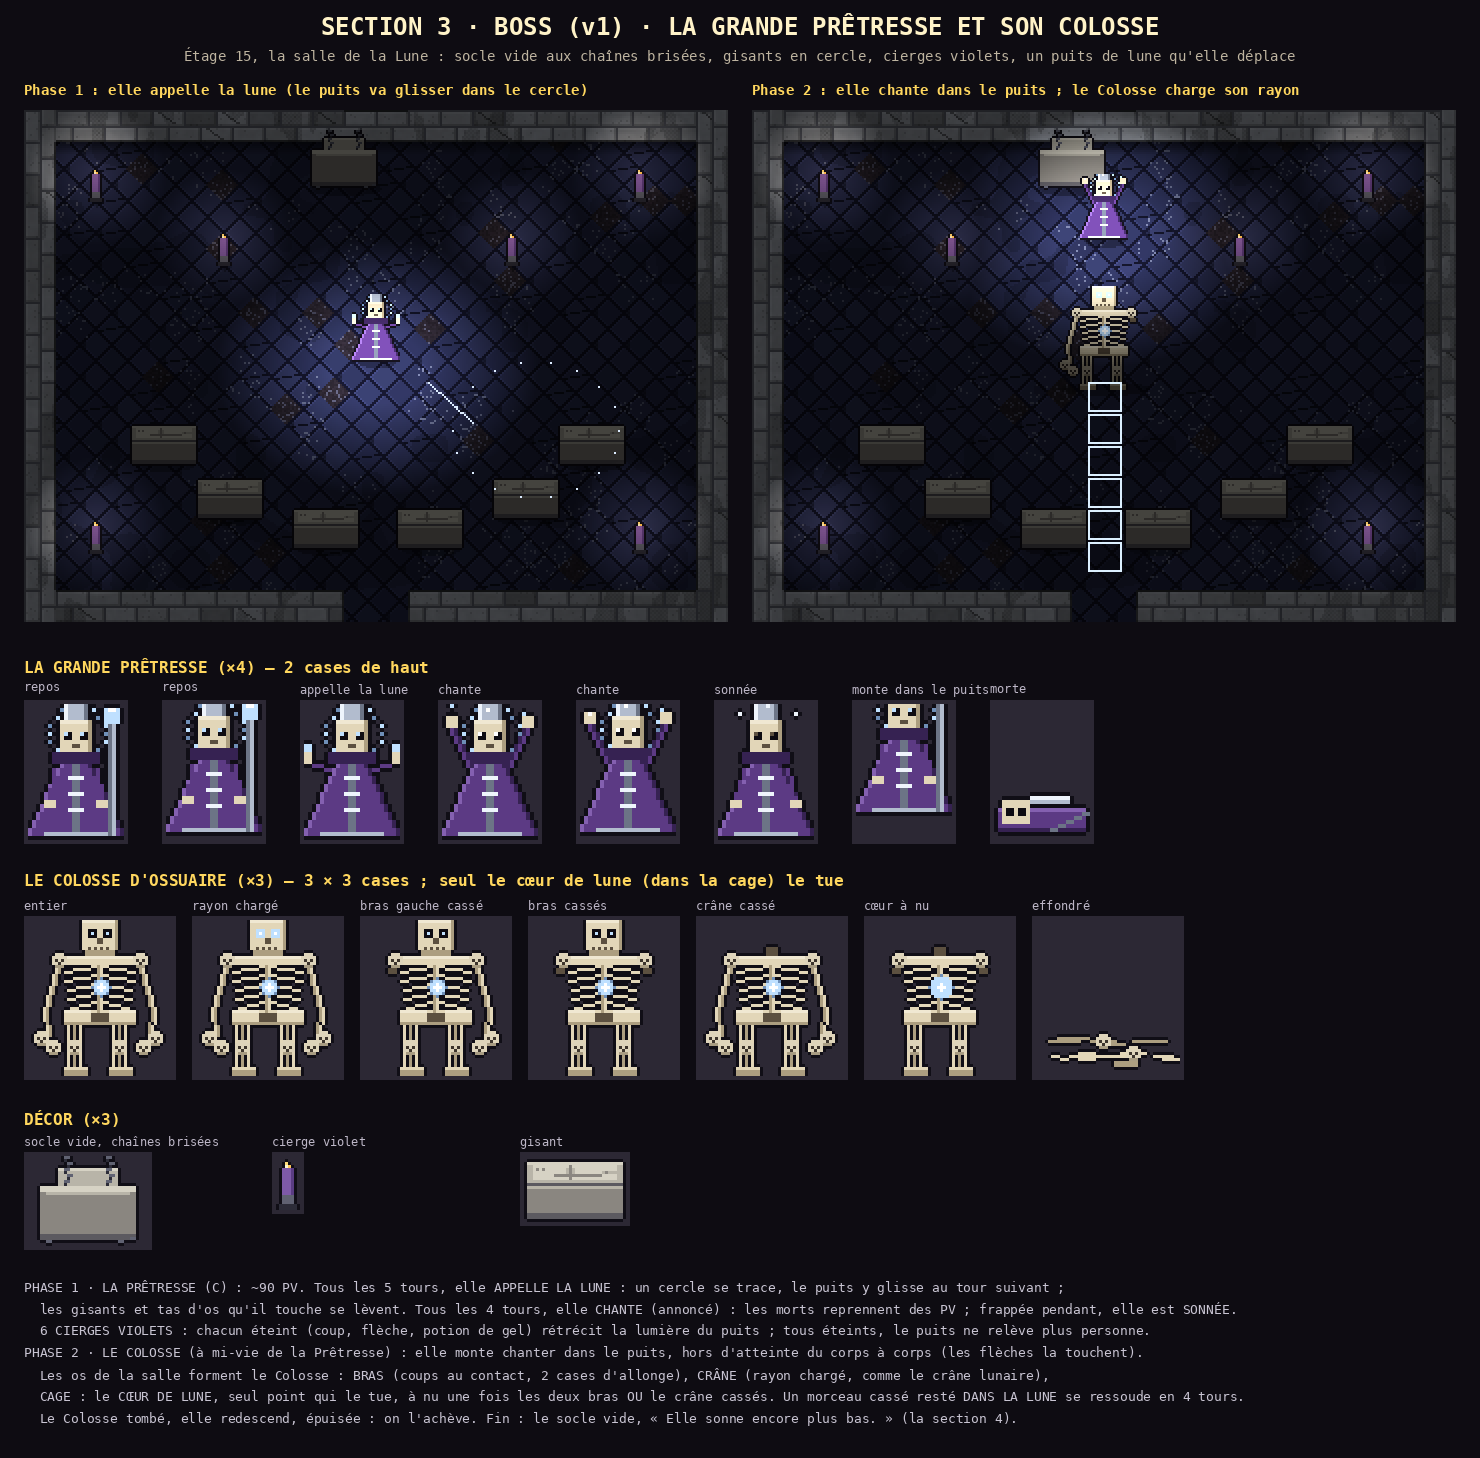

The Python source for this figure:
"""Section 3, l'Ossuaire : BOSS, LA GRANDE PRÊTRESSE ET SON COLOSSE (Thomas, 2026-11-19, 13 h 20-13 h 29 : piste C,
« Ok »). Planche à valider, rien n'est en jeu.

Phase 1 : la Grande Prêtresse (2 cases de haut) déplace le puits de lune (annoncé), chante pour les morts, se fait sonner
si on la frappe pendant le chant ; cierges à éteindre. Phase 2 (à mi-vie) : elle monte chanter dans la lumière, les os de
la salle forment le COLOSSE (3 × 3) : deux bras, un crâne qui tire un rayon, la cage de côtes avec le cœur de lune (le seul
point qui le tue) ; un morceau cassé resté dans la lune se ressoude.

  python3 art/ossuaire_boss_v1.py   → art/ossuaire_boss_v1.png
"""
import importlib.util
import math
import os
import sys

import numpy as np
from PIL import Image, ImageDraw

HERE = os.path.dirname(os.path.abspath(__file__))
sys.path.insert(0, HERE)
from pix import font, grid, up  # noqa: E402


def load(name):
    spec = importlib.util.spec_from_file_location(name, os.path.join(HERE, name + ".py"))
    m = importlib.util.module_from_spec(spec)
    spec.loader.exec_module(m)
    return m


ob1 = load("ossuaire_objets_v1")
ob2 = load("ossuaire_objets_v2")
Sprite, C = ob1.Sprite, ob1.C
line, skull_face = ob2.line, ob2.skull_face
T = 16

ROBE, ROBE_D, ROBE_L = (92, 58, 132), (54, 34, 82), (132, 96, 176)
SILV, SILV_D, SILV_L = (178, 188, 206), (108, 116, 134), (238, 244, 252)
BONE, BONE_D, BONE_S = (226, 214, 184), (172, 158, 128), (92, 80, 64)
MOON, MOON_L, MOON_D = (191, 224, 255), (255, 255, 255), (111, 143, 184)
DARK = (14, 12, 18)


# ---------------------------------------------------------------- la Grande Prêtresse (24 × 34)
def priestess(state="idle", f=0):
    """state : idle, chant, call (elle appelle la lune), dazed, rise (monte dans le puits), dead."""
    s = Sprite(24, 34)
    if state == "dead":
        s.r(1, 26, 22, 6, ROBE).r(1, 26, 22, 1, ROBE_L).r(1, 31, 22, 1, ROBE_D)
        s.r(2, 24, 7, 6, BONE).r(3, 26, 2, 2, DARK).r(6, 26, 2, 2, DARK)  # masque tombé
        s.r(9, 23, 10, 2, SILV).r(9, 23, 10, 1, SILV_L)  # haute coiffe couchée
        line(s, 14, 31, 23, 27, SILV_D)
        return s.done()
    bob = (0, -1)[f % 2] if state in ("idle", "chant") else 0
    lift = -6 if state == "rise" else 0
    oy = bob + lift
    # robe longue en cloche, bordée d'argent, qui traîne au sol
    for y in range(14, 33):
        w = 4 + (y - 14) * 0.45
        x0, x1 = round(12 - w), round(12 + w)
        s.r(x0, y + oy, x1 - x0, 1, ROBE)
        s.p(x0, y + oy, ROBE_L).p(x1 - 1, y + oy, ROBE_D)
    s.r(4, 32 + oy, 16, 1, SILV)
    s.r(11, 15 + oy, 2, 17, SILV_D)  # étole d'argent
    for y in (18, 22, 26):
        s.r(10, y + oy, 4, 1, SILV_L)
    # haute coiffe pointue (mitre de craie), sans lune dessinée : un anneau pâle derrière la tête
    if state != "dazed":
        for k, a in enumerate(range(0, 360, 20)):
            x = 12 + 7 * math.cos(math.radians(a))
            y = 7 + 7 * math.sin(math.radians(a))
            s.p(round(x), round(y + oy), MOON if k % 2 else MOON_D)
    s.r(9, 0 + oy, 6, 4, SILV).r(10, -1 + oy, 4, 1, SILV_L).r(9, 0 + oy, 1, 4, SILV_L).r(14, 0 + oy, 1, 4, SILV_D)
    # visage : masque d'os, orbites qui luisent
    s.r(8, 4 + oy, 8, 9, BONE).r(8, 4 + oy, 8, 1, (240, 232, 210)).r(15, 4 + oy, 1, 9, BONE_D)
    eye = MOON_L if state == "chant" else MOON if state != "dazed" else BONE_S
    s.r(9, 7 + oy, 2, 2, DARK).r(13, 7 + oy, 2, 2, DARK)
    s.p(9, 7 + oy, eye).p(13, 7 + oy, eye)
    s.r(11, 10 + oy, 2, 1, BONE_S).r(10, 12 + oy, 4, 1, BONE_S)
    s.r(6, 12 + oy, 12, 3, ROBE_D)  # col
    # bras et mains d'os
    if state == "chant":
        line(s, 6, 15 + oy, 2, 6 + oy, ROBE), line(s, 7, 15 + oy, 3, 6 + oy, ROBE_D)
        line(s, 17, 15 + oy, 21, 6 + oy, ROBE), line(s, 16, 15 + oy, 20, 6 + oy, ROBE_D)
        s.r(1, 3 + oy, 3, 3, BONE).r(20, 3 + oy, 3, 3, BONE)
        for k in range(3):
            s.p(2 + (k + f) % 3 * 9, 0 + k, MOON_L if (k + f) % 2 else MOON)
    elif state == "call":
        line(s, 6, 16 + oy, 0, 14 + oy, ROBE), line(s, 17, 16 + oy, 23, 14 + oy, ROBE)
        s.r(0, 12 + oy, 2, 3, BONE).r(22, 12 + oy, 2, 3, BONE)
        s.r(0, 10 + oy, 2, 2, MOON).r(22, 10 + oy, 2, 2, MOON)
    elif state == "dazed":
        line(s, 6, 16, 4, 24, ROBE), line(s, 17, 16, 19, 24, ROBE)
        s.r(3, 24, 3, 2, BONE).r(18, 24, 3, 2, BONE)
        for x, y in ((5, 1), (12, -1), (19, 1)):
            s.p(x, max(0, y + 1), SILV_L)
    else:
        line(s, 6, 16 + oy, 5, 24 + oy, ROBE), line(s, 17, 16 + oy, 18, 24 + oy, ROBE)
        s.r(4, 24 + oy, 3, 2, BONE).r(17, 24 + oy, 3, 2, BONE)
        # bâton d'argent à orbe pâle
        line(s, 20, 4 + oy, 20, 32 + oy, SILV_D), line(s, 21, 4 + oy, 21, 32 + oy, SILV)
        s.r(19, 1 + oy, 4, 4, MOON).r(20, 1 + oy, 2, 1, MOON_L)
    return s.done()


# ---------------------------------------------------------------- le Colosse d'ossuaire (48 × 52)
def colossus(arm_l=True, arm_r=True, head=True, heart_open=False, charge=False, fallen=False):
    s = Sprite(48, 52)
    if fallen:
        for k in range(26):
            x = 4 + (k * 7) % 40
            y = 40 + (k * 5) % 10
            line(s, x, y, x + 5, y + (k % 3) - 1, BONE if k % 2 else BONE_D)
        skull_face(s, 20, 38)
        skull_face(s, 30, 42)
        s.r(14, 44, 6, 3, BONE).r(26, 47, 8, 2, BONE_D)
        return s.done()
    # jambes : colonnes de fémurs serrés
    for x0 in (13, 28):
        for k in range(3):
            line(s, x0 + k * 2, 34, x0 + k * 2, 49, BONE if k != 1 else BONE_D)
        s.r(x0 - 1, 49, 8, 3, BONE_D).r(x0 - 1, 49, 8, 1, BONE)
        skull_face(s, x0, 40)  # genou de crâne
    # bassin
    s.r(12, 30, 24, 5, BONE).r(12, 30, 24, 1, (240, 232, 210)).r(12, 34, 24, 1, BONE_D)
    s.r(21, 31, 6, 3, BONE_S)
    # cage de côtes et cœur de lune
    for k in range(6):
        y = 15 + k * 3
        line(s, 23, y, 12 + k // 2, y + 2, BONE)
        line(s, 24, y, 35 - k // 2, y + 2, BONE)
    line(s, 23, 13, 23, 30, BONE_D), line(s, 24, 13, 24, 30, BONE)
    cr = 4 if heart_open else 3
    for y in range(-cr, cr + 1):
        for x in range(-cr, cr + 1):
            if x * x + y * y <= cr * cr:
                s.p(24 + x, 22 + y, MOON_L if x * x + y * y < 2 else MOON if x * x + y * y < cr * cr - 2 else MOON_D)
    # épaules : deux crânes
    skull_face(s, 8, 11)
    skull_face(s, 35, 11)
    s.r(13, 12, 22, 3, BONE).r(13, 12, 22, 1, (240, 232, 210))
    # bras : fémurs, poings en grappe de crânes
    if arm_l:
        line(s, 9, 16, 5, 30, BONE), line(s, 10, 16, 6, 30, BONE_D)
        line(s, 5, 30, 6, 38, BONE), line(s, 6, 30, 7, 38, BONE_D)
        skull_face(s, 2, 37), skull_face(s, 6, 40)
    else:
        s.r(8, 16, 3, 2, BONE_S)
    if arm_r:
        line(s, 38, 16, 42, 30, BONE), line(s, 37, 16, 41, 30, BONE_D)
        line(s, 42, 30, 41, 38, BONE), line(s, 41, 30, 40, 38, BONE_D)
        skull_face(s, 40, 37), skull_face(s, 36, 40)
    else:
        s.r(37, 16, 3, 2, BONE_S)
    # tête : un grand crâne (7 × 8 « pixels » de crâne agrandi), orbites de lune
    if head:
        s.r(18, 0, 12, 10, BONE).r(18, 0, 12, 1, (240, 232, 210)).r(29, 0, 1, 10, BONE_D)
        s.r(20, 3, 3, 3, DARK).r(25, 3, 3, 3, DARK)
        e = MOON_L if charge else MOON
        s.p(21, 4, e).p(26, 4, e)
        if charge:
            s.r(20, 3, 3, 3, MOON).r(25, 3, 3, 3, MOON).p(21, 4, MOON_L).p(26, 4, MOON_L)
        s.r(23, 6, 2, 2, BONE_S)
        for x in range(20, 28, 2):
            s.p(x, 9, BONE_S)
        s.r(19, 10, 10, 2, BONE_D)
    else:
        s.r(22, 9, 4, 3, BONE_S)
    return s.done()


# ---------------------------------------------------------------- la salle de la Lune (20 × 15)
PLAN = ["#" * 22] + ["#" + "." * 20 + "#" for _ in range(14)] + ["#" * 10 + ".." + "#" * 10]


def socle():
    """Le socle vide : un grand bloc de craie, deux chaînes brisées qui pendent, des maillons au sol."""
    s = Sprite(40, 30)
    s.r(4, 10, 32, 18, "sD").r(4, 10, 32, 2, "sL").r(4, 26, 32, 2, "sDD").r(6, 12, 28, 1, "s")
    s.r(10, 4, 20, 6, "s").r(10, 4, 20, 1, "sL")  # gradin
    for x0 in (12, 26):
        for y in range(0, 10, 2):
            s.r(x0 + (y // 2) % 2, y, 2, 1, "iL").p(x0 + (y // 2) % 2, y + 1, "i")
    for x, y in ((6, 28), (30, 28), (34, 27)):
        s.r(x, y, 2, 1, "iL")
    return s.done()


def candle():
    s = Sprite(8, 18)
    s.r(2, 13, 4, 4, "iL").r(1, 16, 6, 2, "i")
    s.r(2, 4, 4, 9, (126, 90, 168)).r(5, 4, 1, 9, (90, 60, 130))
    s.p(3, 2, (255, 220, 120)).p(3, 3, (255, 248, 210)).p(4, 3, (255, 200, 90))
    return s.done()


def arena(phase=1):
    a, xs, ys, wall = ob2.mini(PLAN)
    img = Image.fromarray(np.clip(a, 0, 255).astype(np.uint8), "RGB")
    put = lambda sp, x, y, sh=True: ob2.paste(img, sp, x, y, sh)  # noqa: E731
    put(socle(), 9 * T - 4, 1 * T - 6)
    # gisants en cercle autour du centre
    for k in range(6):
        ang = math.pi * (0.15 + k / 5 * 0.7)
        cx = 11 * T + math.cos(ang) * 7.5 * T
        cy = 8 * T + math.sin(ang) * 5 * T
        put(ob1.gisant(), round(cx) - 16, round(cy) - 8)
    for (x, y) in ((2 * T, 2 * T), (19 * T, 2 * T), (2 * T, 13 * T), (19 * T, 13 * T), (6 * T, 4 * T), (15 * T, 4 * T)):
        put(candle(), x, y - 4)
    if phase == 1:
        put(priestess("call"), 11 * T - 12, 7 * T - 20)
    else:
        put(colossus(arm_r=False, charge=True), 11 * T - 24, 8 * T - 40)
        put(priestess("chant", 1), 11 * T - 12, 3 * T - 16)
    # lumière : le puits (au centre en phase 1, sous la Prêtresse qui chante en phase 2), et la case annoncée (cerclée)
    A = np.asarray(img).astype(float)
    W, H = img.size
    gx, gy = grid(W, H)
    L = np.full((H, W), 0.32)
    wells = [(11 * T, 8 * T)] if phase == 1 else [(11 * T, 4 * T)]
    for (x, y) in wells:
        d = np.hypot(gx - x, (gy - y) / 0.8) / T
        L = np.maximum(L, 0.32 + np.clip(1.4 - d / 3.6, 0, 1) * 1.1)
    warm = np.zeros((H, W))
    for (x, y) in ((2 * T, 2 * T), (19 * T, 2 * T), (2 * T, 13 * T), (19 * T, 13 * T), (6 * T, 4 * T), (15 * T, 4 * T)):
        g = np.clip(1 - np.hypot(gx - x - 4, gy - y) / T / 2.2, 0, 1)
        L = np.maximum(L, 0.32 + g * 0.6)
        warm = np.maximum(warm, g)
    tint = np.ones((H, W, 3)) * (1 - warm[..., None] * 0.3) + np.array((1.25, 1.0, 0.7)) * warm[..., None] * 0.3
    A = A * L[..., None] * tint
    out = Image.fromarray(np.clip(A, 0, 255).astype(np.uint8), "RGB")
    d = ImageDraw.Draw(out)
    if phase == 1:
        # le puits annoncé : il va glisser vers la droite (cercle pointillé + flèche)
        x, y = 16 * T, 10 * T
        for k in range(0, 360, 20):
            d.point((x + 2.6 * T * math.cos(math.radians(k)), y + 2.1 * T * math.sin(math.radians(k))), fill=(220, 236, 255))
        d.line((12 * T + 10, 8 * T + 8, x - 2 * T, y - 4), fill=(220, 236, 255))
    else:
        # le rayon chargé du crâne : la ligne s'allume vers le bas
        for k in range(1, 7):
            d.rectangle((11 * T - 8, 8 * T + k * T - 8, 11 * T + 8, 8 * T + k * T + 6), outline=(220, 240, 255))
    return out


def row(sheet, d, y, title, items, scale, pad=24, cell=None):
    d.text((pad, y), title, fill=(255, 215, 94), font=font(16), anchor="lt")
    x = pad
    y += 26
    hmax = 0
    for name, sp in items:
        im = up(sp.img(), scale)
        w = max(im.width, cell or 0)
        d.text((x, y), name, fill=(190, 184, 200), font=font(12, False), anchor="lt")
        bg = Image.new("RGB", (im.width + 8, im.height + 8), (44, 40, 52))
        bg.paste(im, (4, 4), im)
        sheet.paste(bg, (x, y + 16))
        x += w + 18
        hmax = max(hmax, im.height + 8)
    return y + 16 + hmax + 30


def main():
    A1, A2 = up(arena(1), 2), up(arena(2), 2)
    Wb = A1.width * 2 + 72
    sheet = Image.new("RGB", (Wb, 2200), (14, 12, 18))
    d = ImageDraw.Draw(sheet)
    d.text((Wb // 2, 26), "SECTION 3 · BOSS (v1) · LA GRANDE PRÊTRESSE ET SON COLOSSE", fill=(255, 243, 200), font=font(24), anchor="mm")
    d.text((Wb // 2, 56), "Étage 15, la salle de la Lune : socle vide aux chaînes brisées, gisants en cercle, cierges violets, un puits de lune qu'elle déplace",
           fill=(190, 180, 160), font=font(14, False), anchor="mm")
    y = 84
    d.text((24, y), "Phase 1 : elle appelle la lune (le puits va glisser dans le cercle)", fill=(255, 215, 94), font=font(14), anchor="lt")
    d.text((A1.width + 48, y), "Phase 2 : elle chante dans le puits ; le Colosse charge son rayon", fill=(255, 215, 94), font=font(14), anchor="lt")
    sheet.paste(A1, (24, y + 26))
    sheet.paste(A2, (A1.width + 48, y + 26))
    y += 26 + A1.height + 36
    y = row(sheet, d, y, "LA GRANDE PRÊTRESSE (×4) — 2 cases de haut", [
        ("repos", priestess("idle", 0)), ("repos", priestess("idle", 1)), ("appelle la lune", priestess("call")),
        ("chante", priestess("chant", 0)), ("chante", priestess("chant", 1)), ("sonnée", priestess("dazed")),
        ("monte dans le puits", priestess("rise")), ("morte", priestess("dead"))], 4, cell=120)
    y = row(sheet, d, y, "LE COLOSSE D'OSSUAIRE (×3) — 3 × 3 cases ; seul le cœur de lune (dans la cage) le tue", [
        ("entier", colossus()), ("rayon chargé", colossus(charge=True)), ("bras gauche cassé", colossus(arm_l=False)),
        ("bras cassés", colossus(arm_l=False, arm_r=False)), ("crâne cassé", colossus(head=False)),
        ("cœur à nu", colossus(arm_l=False, arm_r=False, head=False, heart_open=True)), ("effondré", colossus(fallen=True))], 3, cell=150)
    y = row(sheet, d, y, "DÉCOR (×3)", [("socle vide, chaînes brisées", socle()), ("cierge violet", candle()), ("gisant", ob1.gisant())], 3, cell=230)
    notes = [
        "PHASE 1 · LA PRÊTRESSE (C) : ~90 PV. Tous les 5 tours, elle APPELLE LA LUNE : un cercle se trace, le puits y glisse au tour suivant ;",
        "  les gisants et tas d'os qu'il touche se lèvent. Tous les 4 tours, elle CHANTE (annoncé) : les morts reprennent des PV ; frappée pendant, elle est SONNÉE.",
        "  6 CIERGES VIOLETS : chacun éteint (coup, flèche, potion de gel) rétrécit la lumière du puits ; tous éteints, le puits ne relève plus personne.",
        "PHASE 2 · LE COLOSSE (à mi-vie de la Prêtresse) : elle monte chanter dans le puits, hors d'atteinte du corps à corps (les flèches la touchent).",
        "  Les os de la salle forment le Colosse : BRAS (coups au contact, 2 cases d'allonge), CRÂNE (rayon chargé, comme le crâne lunaire),",
        "  CAGE : le CŒUR DE LUNE, seul point qui le tue, à nu une fois les deux bras OU le crâne cassés. Un morceau cassé resté DANS LA LUNE se ressoude en 4 tours.",
        "  Le Colosse tombé, elle redescend, épuisée : on l'achève. Fin : le socle vide, « Elle sonne encore plus bas. » (la section 4).",
    ]
    for i, t in enumerate(notes):
        d.text((24, y + i * 22), t, fill=(200, 196, 210), font=font(13, False), anchor="lt")
    sheet = sheet.crop((0, 0, Wb, y + len(notes) * 22 + 24))
    sheet.save(os.path.join(HERE, "ossuaire_boss_v1.png"))
    print("art/ossuaire_boss_v1.png", sheet.size)


if __name__ == "__main__":
    main()
